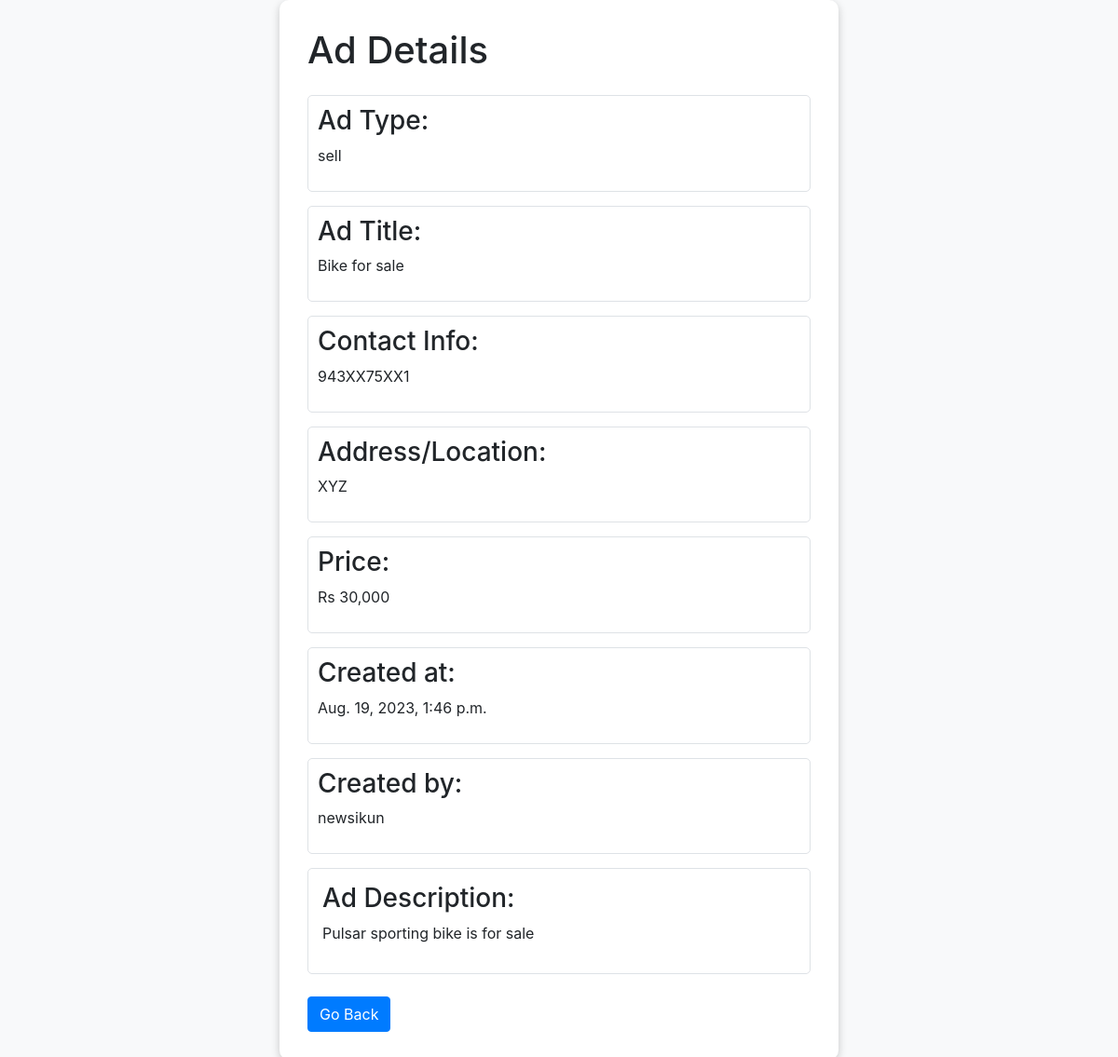
Screenshot of /ad/11/ (signed in) with the database file from the repository.
### mainApp/models.py (models this page shows, shortened)
class AdPostModel(models.Model):
    AD_TYPES_CHOICES = [
        ('rent', 'Rent Ads'),
        ('sell', 'Sell Ads'),
        ('job', 'Job Ads'),
        ('commercial', 'Commercial Ads'),
    ]
    user = models.ForeignKey(User, on_delete=models.CASCADE)
    ad_type = models.CharField(max_length=20, choices=AD_TYPES_CHOICES)
    ad_title = models.CharField(max_length=100)
    ad_description = models.TextField()
    contact_info = models.CharField(max_length=100)
    address = models.CharField(max_length=200)
    price = models.CharField(max_length=50)
    created_at = models.DateTimeField(auto_now_add=True)

### mainApp/views.py (the view)
# urls.py: path('ad/<str:pk>/', views.AdPostDetailView, name='ad'),
@login_required(login_url='loginPage')
def AdPostDetailView(request, pk):
    post = get_object_or_404(AdPostModel, id=pk)
    context = {'post': post}
    return render(request, 'AdPostDetail.html', context)

### mainApp/templates/AdPostDetail.html (shortened to what this page needs)
<!DOCTYPE html>
<html lang="en">
<head>
    <link rel="stylesheet" href="https://maxcdn.bootstrapcdn.com/bootstrap/4.5.2/css/bootstrap.min.css">
</head>
<body>
<div class="container">
    <div class="row justify-content-center">
        <div class="col-md-8">
            <div class="post-details">
                <h1 class="mb-4">Ad Details</h1>
                <div class="field-box">
                    <h3 class="mb-2">Ad Type:</h3>
                    <p>{{ post.ad_type }}</p>
                </div>
                <div class="field-box">
                    <h3 class="mb-2">Ad Title:</h3>
                    <p>{{ post.ad_title }}</p>
                </div>
                <div class="field-box">
                    <h3 class="mb-2">Contact Info:</h3>
                    <p>{{ post.contact_info }}</p>
                </div>
                <div class="field-box">
                    <h3 class="mb-2">Address/Location:</h3>
                    <p>{{ post.address }}</p>
                </div>
                <div class="field-box">
                    <h3 class="mb-2">Price:</h3>
                    <p>{{ post.price }}</p>
                </div>
                <div class="field-box">
                    <h3 class="mb-2">Created at:</h3>
                    <p>{{ post.created_at }}</p>
                </div>
                <div class="field-box">
                    <h3 class="mb-2">Created by:</h3>
                    <p>{{ post.user.username }}</p>
                </div>
                <div class="content-box">
                    <h3 class="mb-2">Ad Description:</h3>
                    <p>{{ post.ad_description }}</p>
                </div>
                <br>
                <a href="#" class="btn btn-primary" onclick="goBack()">Go Back</a>
            </div>
        </div>
    </div>
</div>
</body>
</html>

### mainApp/templates/AdPostDetail.html (style rules this page uses)
body { background-color: #f8f9fa; }
.post-details { max-width: 600px; margin: 0 auto; padding: 30px; background-color: #fff; border-radius: 10px; box-shadow: 0 3px 10px rgba(0, 0, 0, 0.2); animation: fadeInUp 0.8s ease-out; }
.field-box { border: 1px solid #dee2e6; padding: 10px; border-radius: 5px; margin-bottom: 15px; }
.content-box { border: 1px solid #dee2e6; padding: 15px; border-radius: 5px; }

### rows the page displays
AdPostModel: ad_type "sell", ad_title "Bike for sale", contact_info "943XX75XX1", address "XYZ", price "Rs 30,000", created_at "Aug. 19, 2023, 1:46 p.m.", user.username "newsikun", ad_description "Pulsar sporting bike is for sale"
